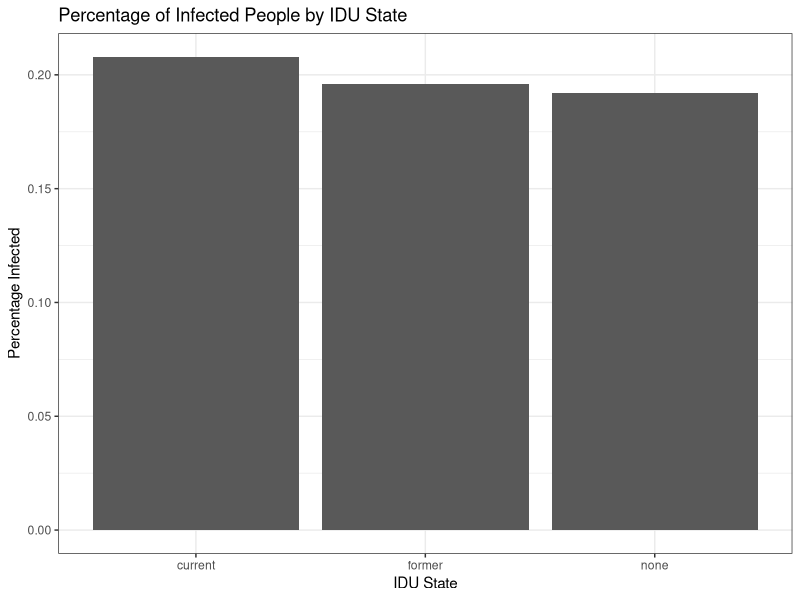

Write the R code that produced this figure.
## ---- chunk 1
library(ggplot2)
## ---- chunk 2

# Try to get the results only around with 3 decimal places
options(digits=3)

# Import dat
df <- read.csv("Cohort.csv", stringsAsFactors=FALSE)

# Check for the # of the population 
population_size <- nrow(df)
population_size

#Statistical Results
mean_age = round(mean(df$age)/12)
sd_age = round(sd(df$age)/12)

prob_male = sum(with(df,sex=="male" & seropos==1))/sum(with(df,sex=="male")) 
prob_female =  sum(with(df,sex=="female" & seropos==1))/sum(with(df,sex=="female"))
prob_current = sum(with(df,idu=="current"))/population_size
prob_former = sum(with(df,idu=="former"))/population_size
prob_none = sum(with(df,idu=="none"))/population_size

data_summary <- data.frame(
  Calculation = c("mean_age", "sd_age", "prob_male", "prob_female", "prob_current", "prob_former", "prob_none"),
  Result = c(mean_age, sd_age, prob_male, prob_female, prob_current, prob_former, prob_none)
)
knitr::kable(data_summary, format = "simple")

# Plot
plot_df <- data.frame(idu = character(), inf_prob = numeric())# Create a data frame for plotting

idus <- unique(df$idu)
for (x in 1:length(idus)) {
  inf_prob <- sum(with(df, idu == idus[x] & inf == 1)) / sum(with(df, idu == idus[x]))
  plot_df <- rbind(plot_df, data.frame(idu = idus[x], inf_prob = inf_prob))
}# Calculate the infection probabilities for each IDU state

ggplot(plot_df, aes(x = idu, y = inf_prob)) +
  geom_bar(stat = "identity") +
  labs(x = "IDU State", y = "Percentage Infected", 
       title = "Percentage of Infected People by IDU State") +
  theme_bw()

